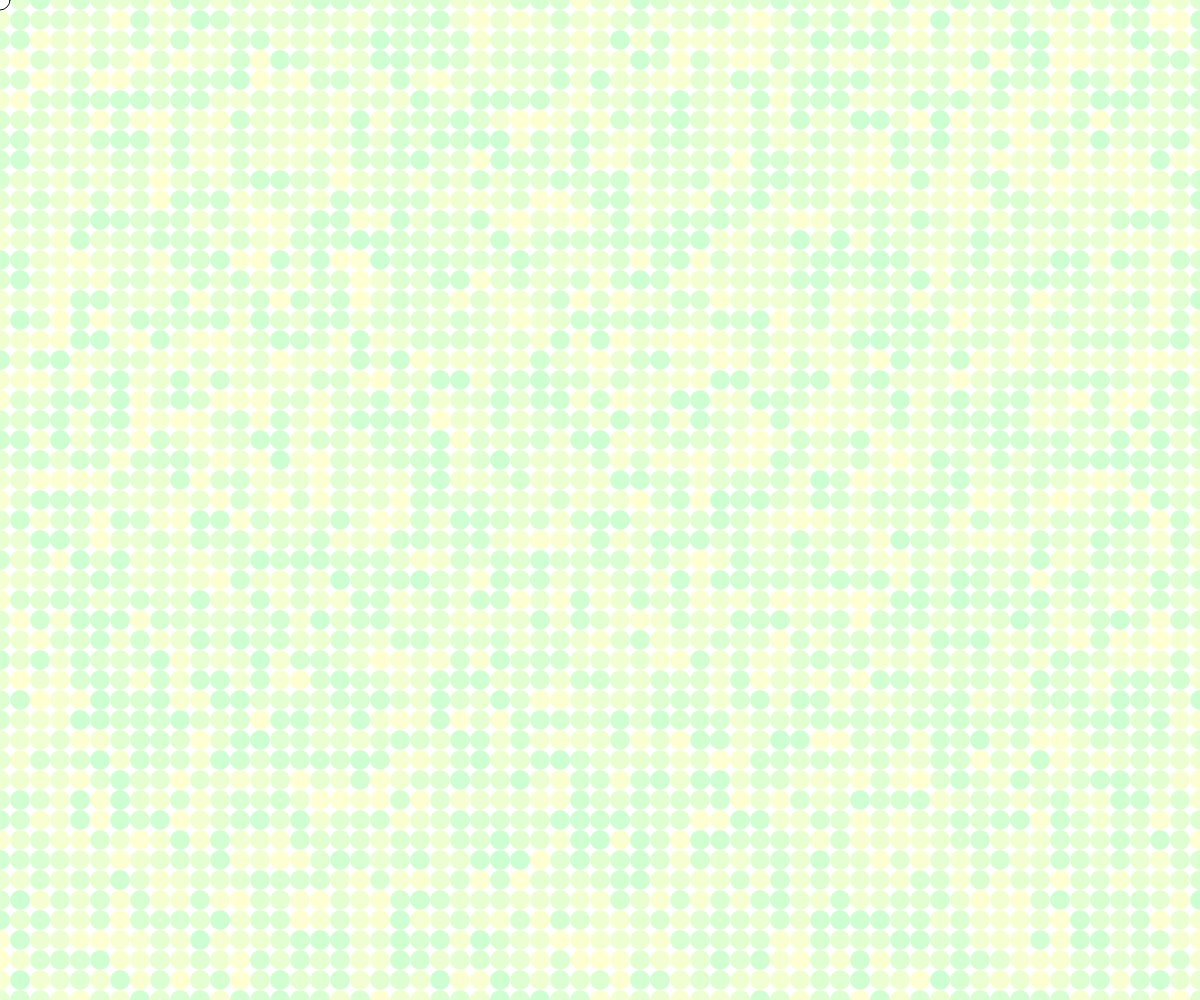
Frame 1 (no input)
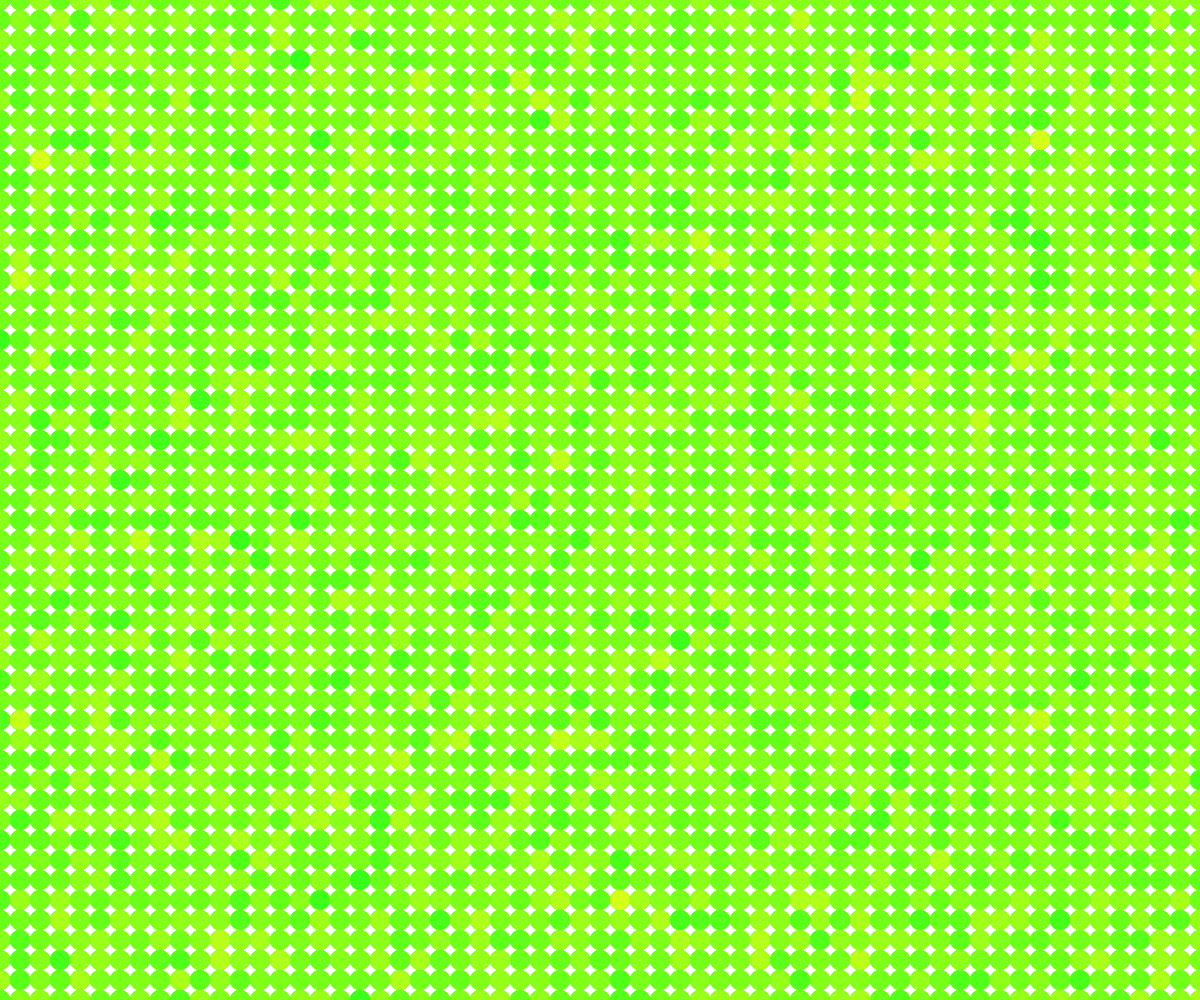
Frame 60 (no input)
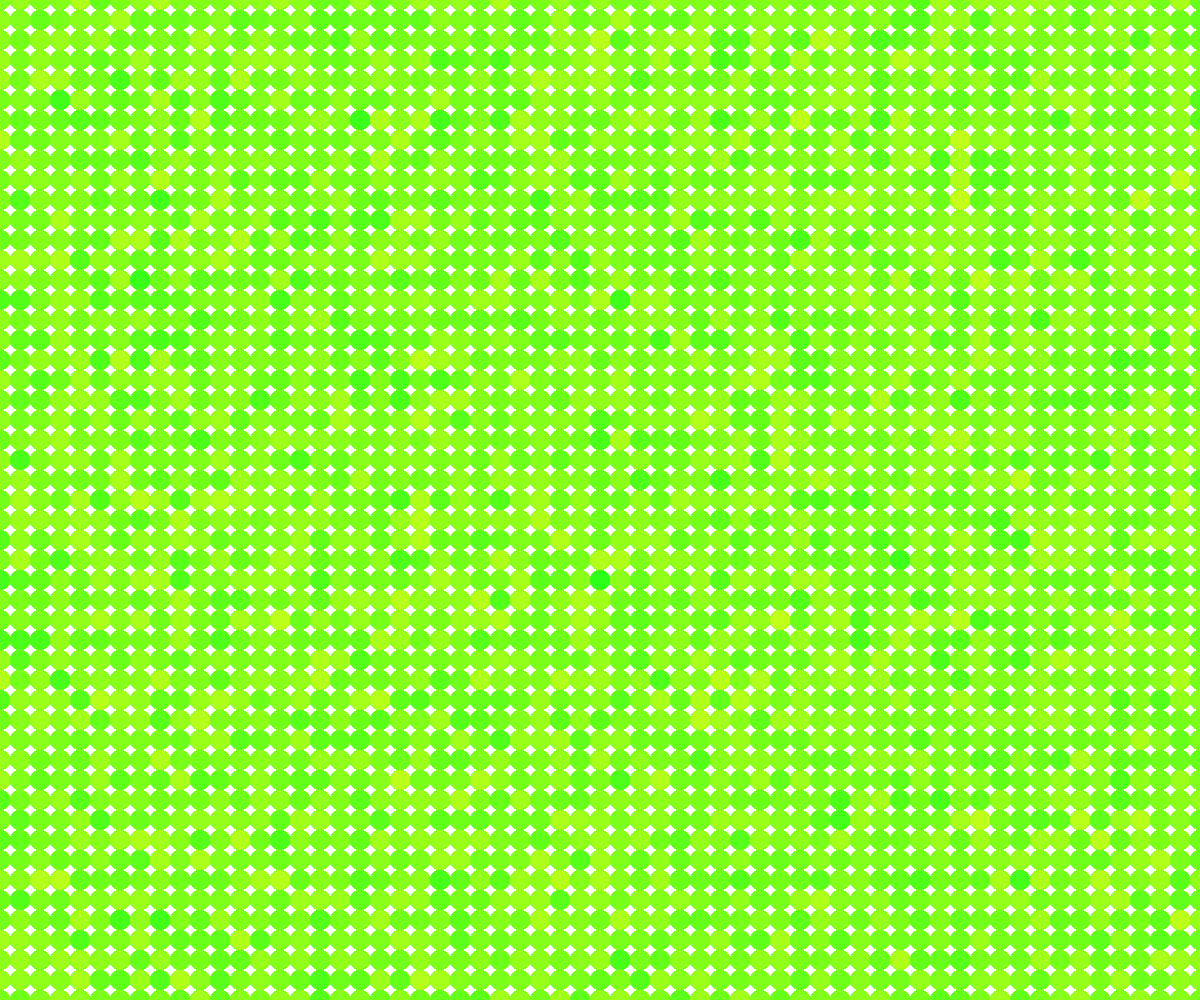
Frame 120 (the mouse pressed at the canvas centre since frame 60)

The p5.js sketch that drew these frames (run headless with seeded random() and noise() and a simulated clock; from frame 60 on, the mouse is pressed at the canvas centre):

// p5.js sketch
// ── sketch.js
function setup() {
  createCanvas(windowWidth, windowHeight);
  color(54);
}

var px;
var py;
var s = 20;
var c;

function draw() {
  
  for (px=0; px<=windowWidth; px+=20) {
    for (py=0; py<=windowHeight; py+=20){
      ellipse(px, py, s, s);
      fill(random(0, 255),255, 25, 50);
      noStroke();
    }

  }
  
 
}
